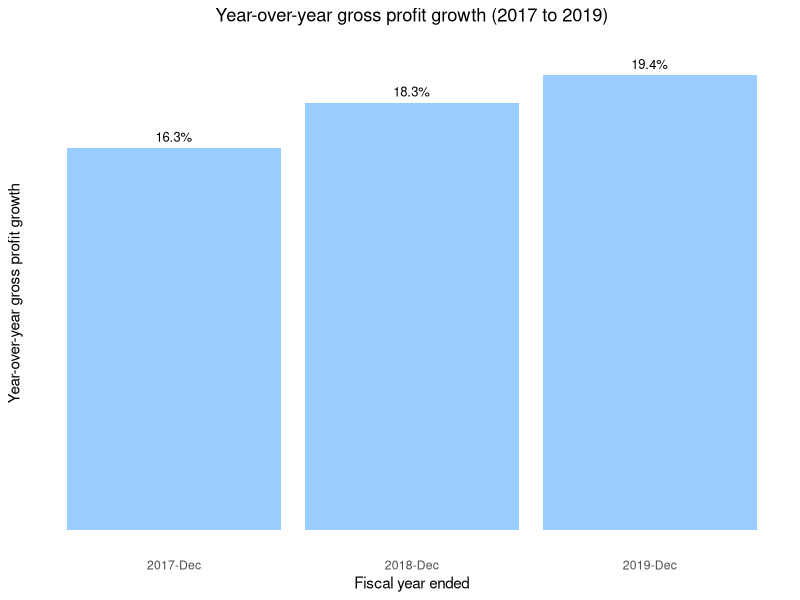
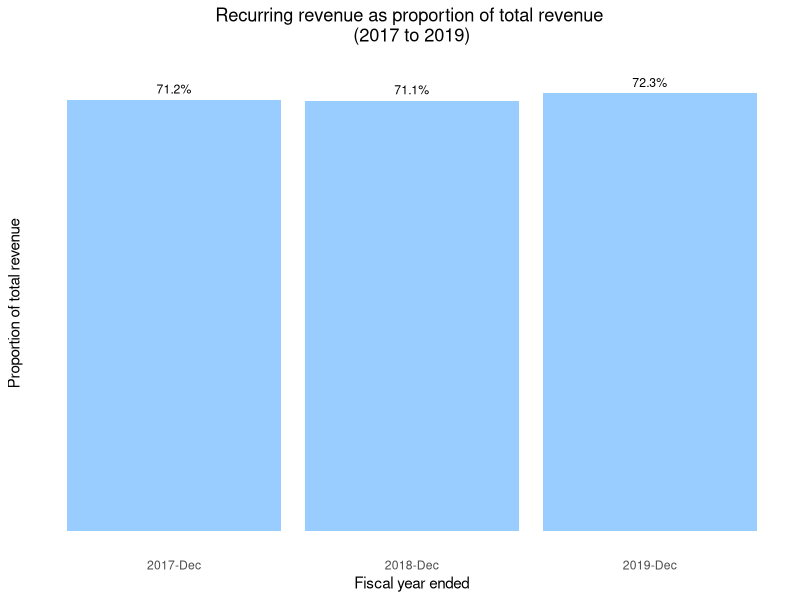
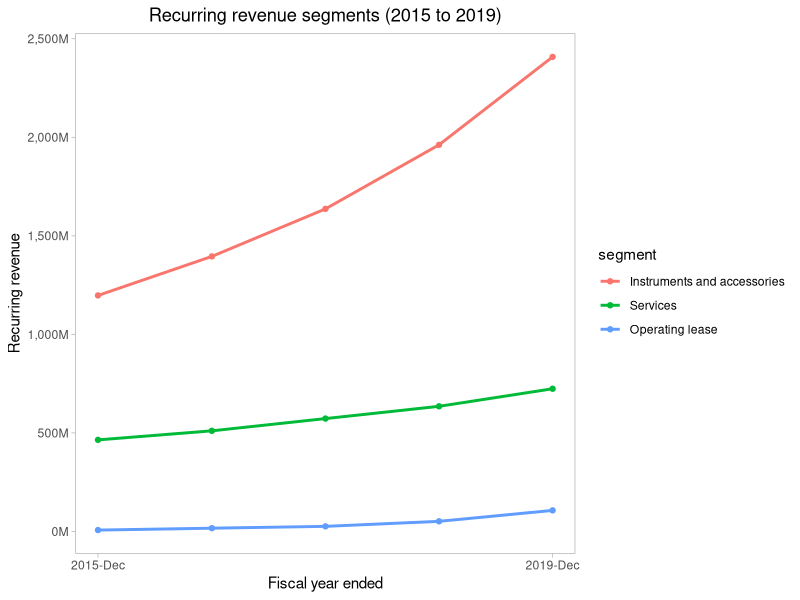
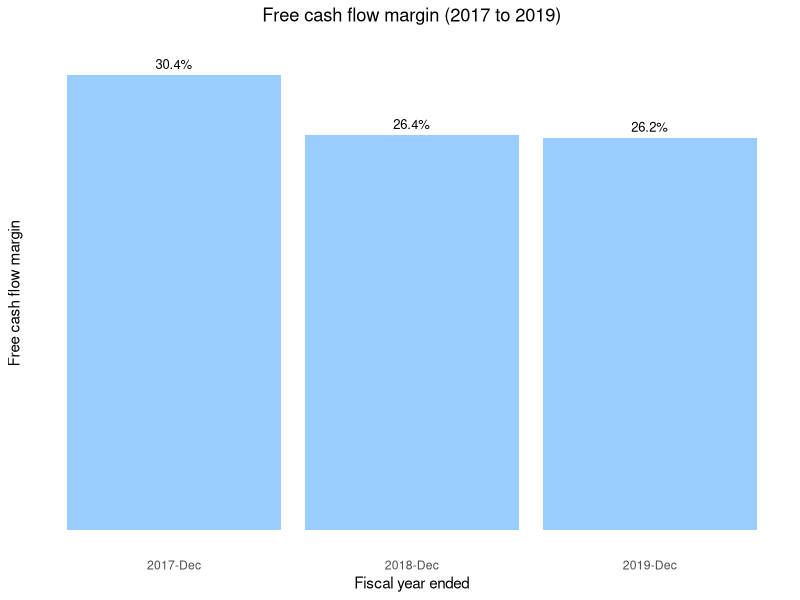

R code for these plots, in order:
## ---- chunk 1
library(readxl)
library(dplyr)

financial <- read_excel('ISRG.xlsx', sheet = 'overall')
recurringRevenue <- read_excel('ISRG.xlsx', sheet = 'recurring revenue')

names(financial) <- gsub('[ -]', '_', names(financial))
names(recurringRevenue) <- gsub(' ', '_', names(recurringRevenue))

# Calculate year-over-year gross profit growth
yoy_gross_profit_growth <- with(financial
                                , gross_profit[-nrow(financial)] / 
                                             gross_profit[-1] - 1)
yoy_gross_profit_growth <- c(yoy_gross_profit_growth, NA)
financial$yoy_gross_profit_growth <- yoy_gross_profit_growth

# Calculate recurring revenue as proportion of total revenue
financial$proportion_recurring <- with(financial
                                       , recurring_revenue / total_revenue)

# Calculate free cash flow and free cash flow margin
financial <- 
    mutate(financial
           , free_cash_flow = operating_cash_flow - capital_expenditure
           , fcf_margin = free_cash_flow / total_revenue)
## ---- chunk 2
library(ggplot2)

demand <- 
    head(financial, n = 3) %>%
    select(fiscal_year_ended, yoy_gross_profit_growth)

ylim_max <- max(demand$yoy_gross_profit_growth) * 1.04

ggplot(data = demand
       , aes(x = format(fiscal_year_ended, '%Y-%b')
             , y = yoy_gross_profit_growth)) +
    geom_col(fill = '#99ccff') +
    labs(x = 'Fiscal year ended', y = 'Year-over-year gross profit growth') +
    ggtitle('Year-over-year gross profit growth (2017 to 2019)') +
    theme_minimal() +
    geom_text(aes(label = paste(round(yoy_gross_profit_growth * 100, 1)
                                , '%', sep = ''))
              , vjust = -0.6, size = 3.3) +
    coord_cartesian(ylim = c(0, ylim_max)) +
    theme(panel.grid = element_blank()
          , plot.title = element_text(hjust = 0.5)
          , axis.text.y = element_blank())
## ---- chunk 3
recurring <-
    head(financial, n = 3) %>%
    select(fiscal_year_ended, proportion_recurring)

ylim_max <- max(recurring$proportion_recurring) * 1.04
title <- 'Recurring revenue as proportion of total revenue 
(2017 to 2019)'
    
ggplot(data = recurring
       , aes(x = format(fiscal_year_ended, '%Y-%b')
             , y = proportion_recurring)) +
    geom_col(fill = '#99ccff') +
    labs(x = 'Fiscal year ended', y = 'Proportion of total revenue') +
    ggtitle(title) +
    theme_minimal() +
    theme(plot.title = element_text(hjust = 0.5)
          , panel.grid = element_blank()
          , axis.text.y = element_blank()) +
    coord_cartesian(ylim = c(0, ylim_max)) +
    geom_text(aes(label = paste(round(proportion_recurring * 100, 1)
                                , '%', sep = ''))
              , vjust = -0.7, size = 3.1)
## ---- chunk 4
fy_ended <- with(recurringRevenue
                 , as.Date(c(min(fiscal_year_ended)
                             , max(fiscal_year_ended))) )

recurringRevenue$segment <- 
    factor(recurringRevenue$segment
           , levels = c('Instruments and accessories', 'Services'
                        , 'Operating lease'))

ggplot(data = recurringRevenue
       , aes(x = as.Date(fiscal_year_ended), y = recurring_revenue
             , color = segment)) +
    geom_line(size = 1) +
    geom_point() +
    theme_light() +
    scale_x_date(breaks = fy_ended
                 , labels = function(x) {format(x, '%Y-%b')}) +
    scale_y_continuous(labels = function(x) {
        paste(format(x, big.mark = ','), 'M', sep = '')
        }) +
    labs(x = 'Fiscal year ended', y = 'Recurring revenue') +
    ggtitle('Recurring revenue segments (2015 to 2019)') +
    theme(plot.title = element_text(hjust = 0.5)
          , panel.grid = element_blank())
## ---- chunk 5
fcfMgn <- 
    head(financial, n = 3) %>%
    select(fiscal_year_ended, fcf_margin)

ylim_max <- max(fcfMgn$fcf_margin) * 1.04

ggplot(data = fcfMgn
       , aes(x = format(fiscal_year_ended, '%Y-%b'), y = fcf_margin)) +
    geom_col(fill = '#99ccff') +
    labs(x = 'Fiscal year ended', y = 'Free cash flow margin') +
    ggtitle('Free cash flow margin (2017 to 2019)') +
    theme_minimal() +
    theme(plot.title = element_text(hjust = 0.5)
          , panel.grid = element_blank()
          , axis.text.y = element_blank()) +
    geom_text(aes(label = paste(round(fcf_margin * 100, 1), '%', sep = ''))
                  , vjust = -0.6, size = 3.3) +
    coord_cartesian(ylim = c(0, ylim_max))
